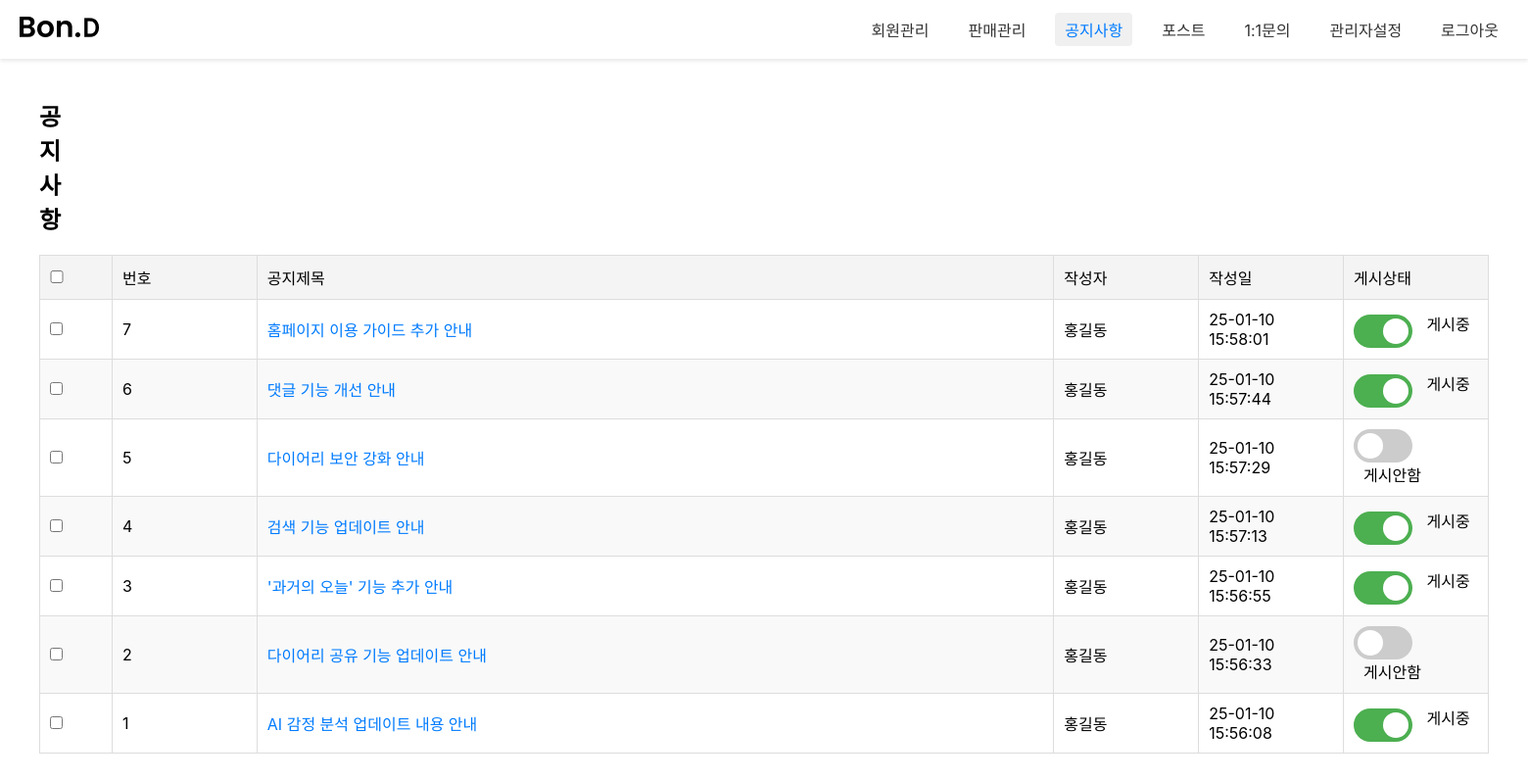
Screenshot of /admin1/admin_noticeList/ with the database file from the repository.
### customer/models.py (models this page shows, shortened)
class NoticeBoard(models.Model):
  bno = models.AutoField(primary_key=True)
  member = models.ForeignKey(Administrator,on_delete=models.SET_NULL, null=True)
  btitle = models.CharField(max_length=1000)
  bcontent = models.TextField()
  bdate = models.DateTimeField(auto_now_add=True)
  bfile = models.ImageField(null=True, blank=True, upload_to='uploads/')
  bfile_thumbnail = models.ImageField(null=True, blank=True, upload_to='uploads/')
  userid = models.CharField(max_length=100,null=True, blank=True)
  bmail = models.CharField(max_length=100, null=True, blank=True)
  category = models.IntegerField(null=True, blank=False)
  status = models.CharField(max_length=50, null=True, blank=True)

### admin1/models.py (models this page shows, shortened)
class Administrator(models.Model):
  ano = models.IntegerField(default=0)
  id = models.CharField(max_length=50,primary_key=True)
  pw = models.CharField(max_length=100)
  name = models.CharField(max_length=100)
  nickname = models.CharField(max_length=100,default='관리자')
  tel = models.CharField(max_length=20,default='010-0000-0000')
  role = models.IntegerField()
  adate = models.DateTimeField(auto_now=True)

### admin1/views.py (the view)
# urls.py: path('admin_noticeList/', views.admin_noticeList, name="admin_noticeList"),
def admin_noticeList(request):
	qs = NoticeBoard.objects.filter(category=1).order_by("-bno")
	context = {"notiList":qs}
	return render(request, 'admin_noticeList.html', context)

### admin1/templates/admin_noticeList.html (shortened to what this page needs)
{% load static %}
<!DOCTYPE html>
<html lang="ko">
<head>
<link rel="stylesheet" href="{% static 'css/admin1/admin_memllist.css'%}">
<link rel="stylesheet" href="{% static 'css/admin1/admin_login.css'%}">
</head>
<body>
	<nav class="gnb">
		<a href="#" class="logo"><img src="/static/images/admin1/logo_sample.png" alt=""></a>
		<div class="menu">
			<a href="/admin1/admin_memList/">회원관리</a>
			<a href="#">판매관리</a>
			<a href="/admin1/admin_noticeList/" class='active'>공지사항</a>
			<a href="/admin1/admin_postList/">포스트</a>
			<a href="/admin1/admin_qList/" >1:1문의</a>
			<a href="/admin1/admin_adminList/">관리자설정</a>
			<a id='a_logout'>로그아웃</a>
		</div>
	</nav>
	<div class="container">
		<div class="con_header">
			<h2>공지사항</h2>
		</div>
		<table>
			<colgroup>
        <col style="width: 5%;">
        <col style="width: 10%;">
        <col style="width: 55%;">
        <col style="width: 10%;">
        <col style="width: 10%;">
        <col style="width: 10%;">
    	</colgroup>
			<thead>
				<tr>
					<th><input type="checkbox" id="select_all"></th>
					<th>번호</th>
					<th>공지제목</th>
					<th>작성자</th>
					<th>작성일</th>
					<th>게시상태</th>
				</tr>
			</thead>
			<tbody>
				{% for noti in notiList %}
				<tr>
					<td><input type="checkbox" class="select_member"></td>
					<td>{{forloop.revcounter}}</td>
					<td class="member_name"><a href="/admin1/admin_notiView/{{noti.bno}}/">{{noti.btitle}}</a></td>
					<td>{{noti.member.name}}</td>
					<td>{{noti.bdate|date:'y-m-d H:i:s'}}</td>
					<td>
						<label class="switch">
							<span class="slider"></span>
						</label>
						<span class="status-text">{{ noti.status }}</span>
					</td>
				</tr>
				{% empty %}
    		<tr>
       	 <td colspan="6" style="text-align: center;">등록된 공지사항이 없습니다.</td>
    		</tr>
				{% endfor %}
			</tbody>
		</table>
	</div>
</body>
</html>

### static/css/admin1/admin_memllist.css (style rules this page uses)
* { margin: 0; padding: 0; font-family: "Pretendard Variable", Pretendard, -apple-system, BlinkMacSystemFont, system-ui, Roboto, "Helvetica Neue", "Segoe UI", "Apple SD Gothic Neo", "Noto Sans KR", "Malgun Gothic", "Apple Color Emoji", "Segoe UI Emoji", "Segoe UI Symbol", sans-serif; }
.container { width: 100%; padding: 40px 40px 0 40px; box-sizing: border-box; }
.con_header { display: flex; gap: 10px; }
.con_header h2 { margin-right: 1520px; }
table { width: 100%; border-collapse: collapse; margin-top: 20px; }
table th, table td { border: 1px solid #ddd; padding: 10px; text-align: left; }
table th { background-color: #f4f4f4; font-weight: 500; }
table td { font-weight: 400; }
#select_all { width: 14px; }
table tr:nth-child(even) { background-color: #f9f9f9; }
.member_name a { text-decoration: none; color: #007bff; transition: color 0.3s; }

### static/css/admin1/admin_login.css (style rules this page uses)
* { margin: 0; padding: 0; font-family: "Pretendard Variable", Pretendard, -apple-system, BlinkMacSystemFont, system-ui, Roboto, "Helvetica Neue", "Segoe UI", "Apple SD Gothic Neo", "Noto Sans KR", "Malgun Gothic", "Apple Color Emoji", "Segoe UI Emoji", "Segoe UI Symbol", sans-serif; }
a { text-decoration: none; color: inherit; cursor: pointer; }
.gnb { display: flex; align-items: center; justify-content: space-between; height: 60px; background-color: #ffffff; padding: 0 20px; box-shadow: 0 2px 4px rgba(0, 0, 0, 0.1); }
.gnb .logo { font-size: 20px; font-weight: bold; color: #333; text-decoration: none; }
.gnb .menu { display: flex; gap: 20px; }
.gnb .menu a { text-decoration: none; color: #333; font-size: 16px; padding: 5px 10px; border-radius: 4px; transition: background-color 0.3s, color 0.3s; }
.gnb .menu a:hover, .gnb .menu a.active { background-color: #f0f0f0; color: #007bff; }

### admin1/templates/admin_noticeList.html (style rules this page uses)
.switch { position: relative; display: inline-block; width: 60px; height: 34px; }
.slider { position: absolute; cursor: pointer; top: 0; left: 0; right: 0; bottom: 0; background-color: #ccc; transition: 0.4s; border-radius: 34px; }
.slider:before { position: absolute; content: ""; height: 26px; width: 26px; border-radius: 50%; left: 4px; bottom: 4px; background-color: white; transition: 0.4s; }
input:checked + .slider { background-color: #4CAF50; }
input:checked + .slider:before { transform: translateX(26px); }
.status-text { display: inline-block; margin-left: 10px; font-size: 16px; }

### rows the page displays
NoticeBoard: btitle "홈페이지 이용 가이드 추가 안내", member.name "홍길동", bdate "25-01-10 15:58:01", status "게시중"
NoticeBoard: btitle "댓글 기능 개선 안내", member.name "홍길동", bdate "25-01-10 15:57:44", status "게시중"
NoticeBoard: btitle "다이어리 보안 강화 안내", member.name "홍길동", bdate "25-01-10 15:57:29", status "게시안함"
NoticeBoard: btitle "검색 기능 업데이트 안내", member.name "홍길동", bdate "25-01-10 15:57:13", status "게시중"
NoticeBoard: btitle "'과거의 오늘' 기능 추가 안내", member.name "홍길동", bdate "25-01-10 15:56:55", status "게시중"
NoticeBoard: btitle "다이어리 공유 기능 업데이트 안내", member.name "홍길동", bdate "25-01-10 15:56:33", status "게시안함"
NoticeBoard: btitle "AI 감정 분석 업데이트 내용 안내", member.name "홍길동", bdate "25-01-10 15:56:08", status "게시중"
